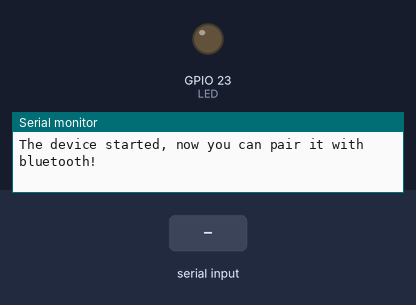
Recording of a sketch running on a simulated ESP32. On the bench: output pins drawn as LEDs (lit = HIGH), the last lines printed to the serial monitor. The test bench sets the inputs (shaded band). Nothing arrives over Bluetooth unless stated.

Above: at 1.2 s.
1.3 s: "180\n" received over the second serial link
At 1.8 s:
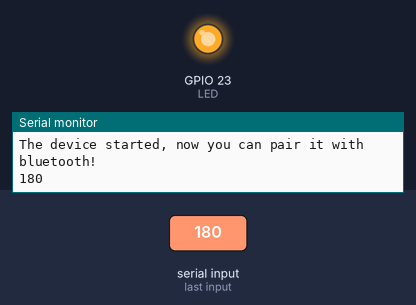
2.8 s: "0\n" received over the second serial link
At 4.0 s:
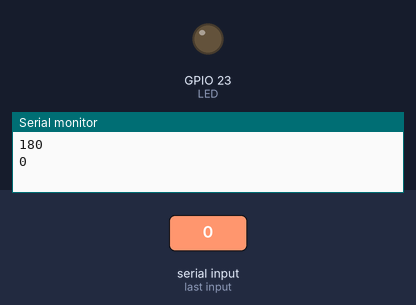
Timing chart, 0 to 5.8 s (numbered marks = the images above; inputs shaded):
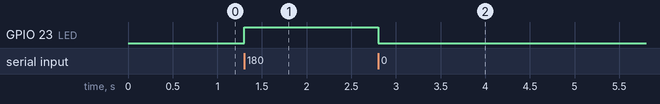

The sketch:

servo180.ino
```cpp
#include "BluetoothSerial.h"

#if !defined(CONFIG_BT_ENABLED) || !defined(CONFIG_BLUEDROID_ENABLED)
#error Bluetooth is not enabled! Please run `make menuconfig` to and enable it
#endif

int LED = 23;
String inString = "";
int pos = 0;
BluetoothSerial SerialBT;

void setup() {
  Serial.begin(115200);
  SerialBT.begin("ESP32test"); //Bluetooth device name
  Serial.println("The device started, now you can pair it with bluetooth!");

  pinMode(LED, OUTPUT);
}

void loop() {
  //  digitalWrite(LED, HIGH);
  //  delay(500);
  //  digitalWrite(LED, LOW);
  //  delay(500);

  if (SerialBT.available()) {
    int inChar = SerialBT.read();
    if (isDigit(inChar)) {
      // convert the incoming byte to a char and add it to the string:
      inString += (char)inChar;
    }
    // if you get a newline, print the string, then the string's value:
    if (inChar == '\n') {
      pos = inString.toInt();
      Serial.println(pos);
      SerialBT.write(pos);

      if (pos == 180) {
        digitalWrite(LED, HIGH);
      }
      else if (pos == 0) {
        digitalWrite(LED, LOW);
      }

      inString = "";
    }
  }
}
```

Measured:
- after the input at 1.3 s, GPIO 23 (LED): LOW → HIGH at once
- after the input at 2.8 s, GPIO 23 (LED): HIGH → LOW at once
